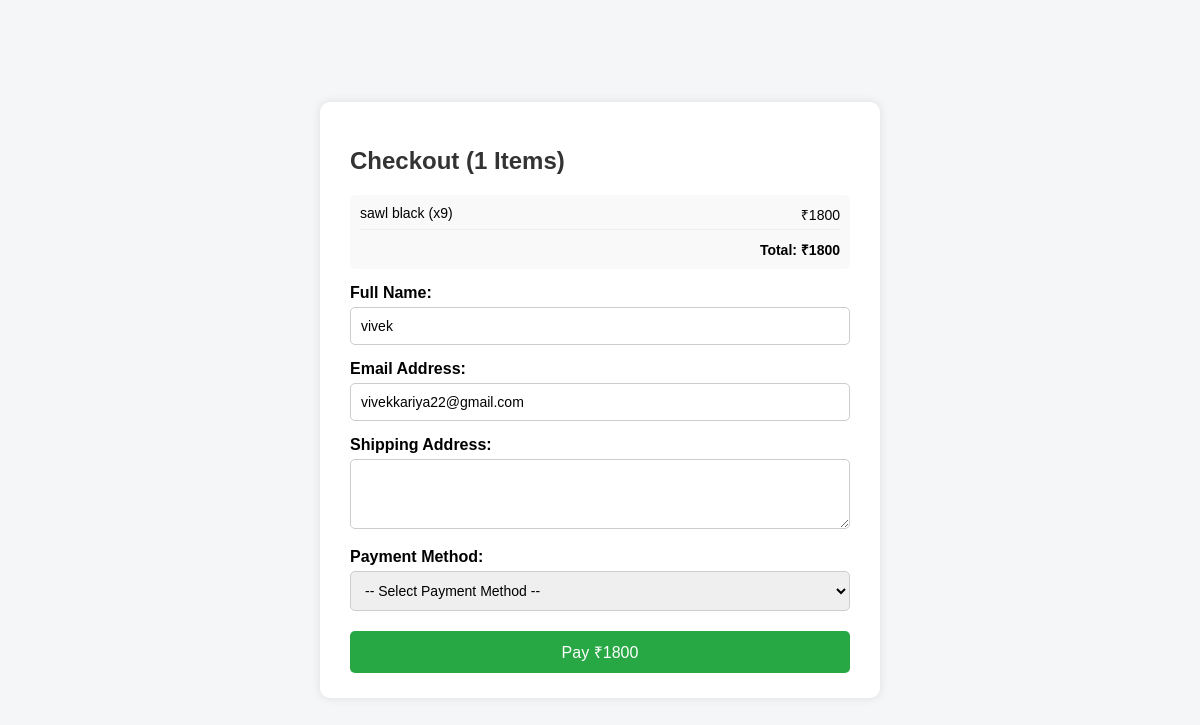
Before: /user/orderform_all.php?uid=7 (signed in) with the older database file.
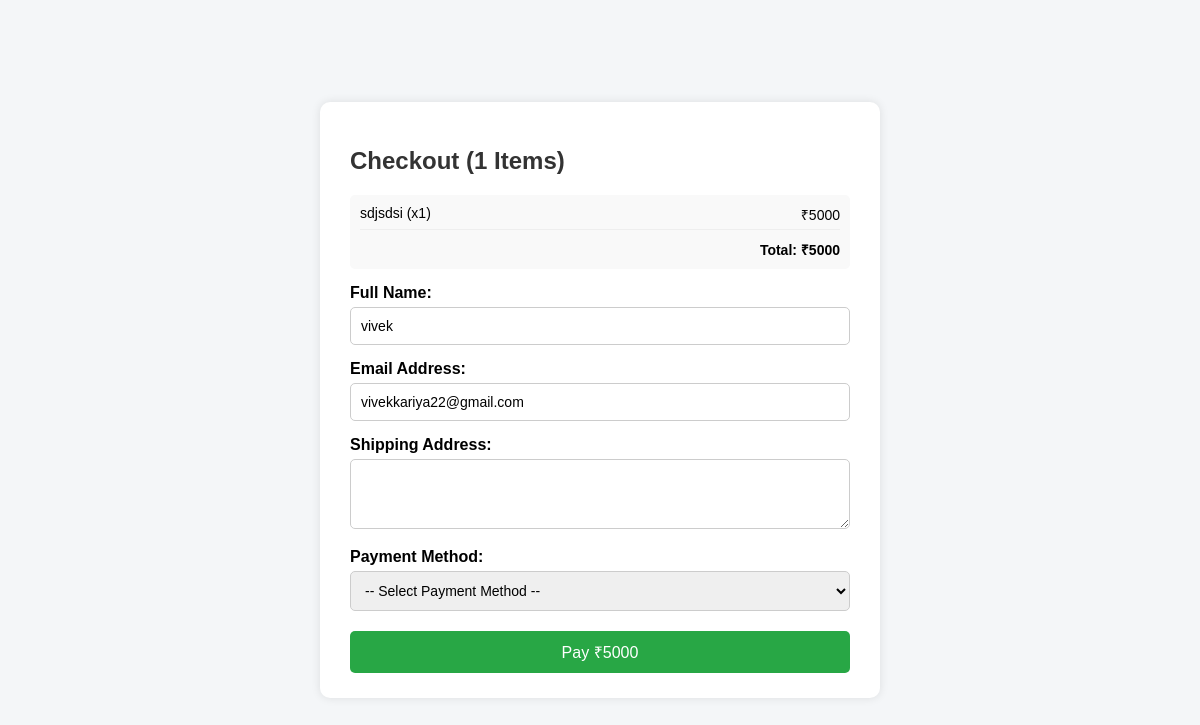
After: the same page with the newer database file.
### tables this page shows
CREATE TABLE `user_cart` (
  `cart_id` int(11) NOT NULL,
  `user_id` int(11) NOT NULL,
  `product_id` int(11) NOT NULL,
  `quantity` int(11) DEFAULT 1,
  `added_at` timestamp NOT NULL DEFAULT current_timestamp()
);

CREATE TABLE `product_table` (
  `product_id` int(11) NOT NULL,
  `product_name` varchar(25) NOT NULL,
  `crafted_by` varchar(25) NOT NULL,
  `category` varchar(25) NOT NULL,
  `price` int(11) NOT NULL,
  `stock_quantity` int(11) NOT NULL,
  `stock_status` enum('in stock','out of stock') NOT NULL,
  `product_description` varchar(200) NOT NULL,
  `image` varchar(255) NOT NULL,
  `created_at` datetime NOT NULL DEFAULT current_timestamp(),
  `status` enum('active','suspend') NOT NULL
);

CREATE TABLE `craftus_reg` (
  `u_id` int(11) NOT NULL,
  `uname` varchar(80) NOT NULL,
  `email` varchar(50) NOT NULL,
  `mobile_no` varchar(10) NOT NULL,
  `password` varchar(255) NOT NULL,
  `profile_img` varchar(255) NOT NULL,
  `status` enum('active','suspend') NOT NULL
);

### user/orderform_all.php (the view, shortened to what this page needs)
<?php
$con = mysqli_connect("localhost", "root", "", "craftzon");
$uid = isset($_REQUEST['uid']) ? intval($_REQUEST['uid']) : 0;
$sel = "SELECT uname, email FROM craftus_reg WHERE u_id = $uid";
$selectu = mysqli_query($con, $sel);
$rowu = mysqli_fetch_assoc($selectu);
$fnm = $rowu['uname'];
$eid = $rowu['email'];
$cartRes = mysqli_query($con, "SELECT c.quantity, p.price, p.product_name, p.product_id, p.stock_quantity FROM user_cart c JOIN product_table p ON c.product_id = p.product_id WHERE c.user_id = $uid");
$totalCartValue = 0;
$cartItems = [];
while ($row = mysqli_fetch_assoc($cartRes)) {
    $totalCartValue += ($row['quantity'] * $row['price']);
    $cartItems[] = $row;
}
?>
<!DOCTYPE html>
<html lang="en">
<head>
<link href='https://cdnjs.cloudflare.com/ajax/libs/font-awesome/6.7.2/css/all.min.css' rel='stylesheet'>
</head>
<body>
  <form id="orderForm" action="" method="post">
    <h2>Checkout (<?php echo count($cartItems); ?> Items)</h2>
    <div class="cart-summary">
        <ul>
            <?php foreach($cartItems as $item): ?>
            <li>
                <span><?php echo $item['product_name']; ?> (x<?php echo $item['quantity']; ?>)</span>
                <span>₹<?php echo $item['price'] * $item['quantity']; ?></span>
            </li>
            <?php endforeach; ?>
        </ul>
        <div style="text-align: right; font-weight: bold; margin-top: 10px;">Total: ₹<?php echo $totalCartValue; ?></div>
    </div>
    <label for="name">Full Name:</label>
    <input type="text" id="name" name="name" value="<?php echo htmlspecialchars($fnm); ?>" required />
    <label for="email">Email Address:</label>
    <input type="email" id="email" name="email" value="<?php echo htmlspecialchars($eid); ?>" required />
	<label for="address">Shipping Address:</label>
    <textarea id="address" name="address" rows="3" required></textarea>
    <label for="payment">Payment Method:</label>
	<select id="payment" name="payment_method" required>
		<option value="">-- Select Payment Method --</option>
	</select>
    <button type="submit" name="orderbtn">Pay ₹<?php echo $totalCartValue; ?></button>
  </form>
</body>
</html>

### user/orderform_all.php (style rules this page uses)
body { font-family: Arial, sans-serif; background: #f4f6f8; display: flex; justify-content: center; align-items: center; height: 100vh; margin: 0; }
form { background: #fff; padding: 25px 30px; border-radius: 10px; box-shadow: 0 0 10px rgba(0,0,0,0.1); width: 100%; max-width: 500px; max-height: 90vh; overflow-y: auto; }
h2 { margin-bottom: 20px; color: #333; }
label { display: block; margin-top: 15px; font-weight: bold; }
input, select, textarea { width: 100%; padding: 10px; margin-top: 5px; border: 1px solid #ccc; border-radius: 5px; font-size: 14px; box-sizing: border-box; }
button { margin-top: 20px; padding: 10px 20px; background-color: #28a745; color: white; border: none; border-radius: 5px; cursor: pointer; font-size: 16px; width: 100%; }
.cart-summary { background: #f9f9f9; padding: 10px; border-radius: 5px; margin-top: 10px; font-size: 14px; }
.cart-summary ul { list-style: none; padding: 0; margin: 0; }
.cart-summary li { display: flex; justify-content: space-between; margin-bottom: 5px; padding-bottom: 5px; border-bottom: 1px solid #eee; }

Changed rows visible on the page:
removed user_cart: product.product_name "sawl black", quantity "9", $item['price'] * $item['quantity'] "1800"
added user_cart: product.product_name "sdjsdsi", quantity "1", $item['price']*$item['quantity'] "5000"
Other visible differences:
$totalCartValue: "1800" → "5000"
